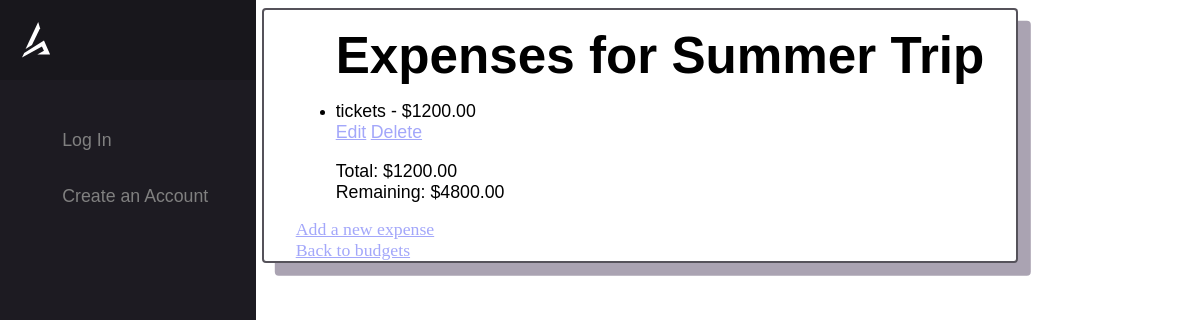
The page /expenses/1/ on the database its author committed.
### tracker/models.py (models this page shows, shortened)
class Budget(models.Model):
    user = models.ForeignKey(User, on_delete=models.CASCADE, null=True, blank=True)
    name = models.CharField(max_length=255)
    amount = models.DecimalField(max_digits=10, decimal_places=2)
    def total_expenses(self):
        return self.expense_set.aggregate(models.Sum('amount'))['amount__sum'] or 0

class Expense(models.Model):
    user = models.ForeignKey(User, on_delete=models.CASCADE, null=True, blank=True)
    name = models.CharField(max_length=255)
    amount = models.DecimalField(max_digits=10, decimal_places=2)
    budget = models.ForeignKey(Budget, on_delete=models.CASCADE)

### tracker/views.py (the view)
# urls.py: path('expenses/<int:budget_id>/', expenses, name='expenses'),
def expenses(request, budget_id):
    budget = Budget.objects.get(pk=budget_id)
    expenses = Expense.objects.filter(budget=budget)
    total_expenses = budget.total_expenses()
    remaining_budget = budget.amount - total_expenses
    return render(request, 'tracker/expenses.html', {
        'budget': budget,
        'expenses': expenses,
        'total_expenses': total_expenses,
        'remaining_budget': remaining_budget,
    })

### tracker/templates/tracker/expenses.html
{% extends 'base.html' %}
{% block content %}
    <ul><h2>Expenses for {{budget.name}}</h2></ul>
    {%if expenses %}
        <ul>
            {% for expense in expenses %}
                <li>
                    <p>{{ expense.name }} - ${{expense.amount}}</p>
                    <a href="{% url 'edit_expense' expense.id %}">Edit</a>
                    <a href="{% url 'delete_expense' budget.id expense.id %}">Delete</a>
                </li>
            {% endfor %}
            <br>
            <p>Total: ${{ total_expenses|floatformat:2 }}</p>
            <p>Remaining: ${{ remaining_budget|floatformat:2 }}</p>
        </ul>
    {% else %}
        <ul><p>No expenses for this budget yet.</p></ul>
        {% endif %}
    <a href="{% url 'add_expense' budget_id=budget.id %}">Add a new expense</a><br>
    <a href="{% url 'budget_list' %}">Back to budgets</a><br>
{% endblock %}

### tracker/templates/base.html (shortened to what this page needs)
{% load static %}
<!DOCTYPE html>
<html lang="en">
<head>
    <link rel="stylesheet" href="{% static 'tracker/style.css' %}">
</head>
{%include 'nav.html'%}
<div id="main" class="flexbox-col">
    <body>
        <div class="container">
            {% block content %}
            {% endblock %}
        </div>
    </body>
</div>
</html>

### tracker/templates/nav.html (shortened to what this page needs)
<nav id="navbar">
    <ul class="navbar-items flexbox-col">
      <li class="navbar-logo flexbox-left">
        <a class="navbar-item-inner flexbox">
        </a>
      </li>
      {% if user.is_authenticated %}
        <li class="navbar-item flexbox-left">
            <a class="navbar-item-inner flexbox-left"  href="{% url 'profile' %}">
            <div class="navbar-item-inner-icon-wrapper flexbox">
                <ion-icon name="stats-chart-outline"></ion-icon>
            </div>
            <span class="link-text">Dashboard</span>
            </a>
        </li>
        <li class="navbar-item flexbox-left" >
            <a class="navbar-item-inner flexbox-left" href="{% url 'bill_list' %}">
            <div class="navbar-item-inner-icon-wrapper flexbox">
                <ion-icon name="newspaper-outline"></ion-icon>
            </div>
            <span class="link-text">Bills</span>
            </a>
        </li>
        <li class="navbar-item flexbox-left">
            <a class="navbar-item-inner flexbox-left" href="{% url 'budget_list' %}">
            <div class="navbar-item-inner-icon-wrapper flexbox">
                <ion-icon name="pie-chart-outline"></ion-icon>
            </div>
            <span class="link-text">Budgets</span>
            </a>
        </li>
        <li class="navbar-item flexbox-left">
            <a class="navbar-item-inner flexbox-left" href="{% url 'log_out' %}">
                <div class="navbar-item-inner-icon-wrapper flexbox">
                    <ion-icon name="return-up-back-outline"></ion-icon>
                </div>
                <span class="link-text">Logout</span>
                </a>
        </li>
        <li class="navbar-item flexbox-left">
            <a class="navbar-item-inner flexbox-left"  href="{% url 'logged_expenses' %}">
            <div class="navbar-item-inner-icon-wrapper flexbox">
                <ion-icon name="wallet-outline"></ion-icon>
            </div>
            <span class="link-text">Track Spending</span>
            </a>
        </li>
        <li class="navbar-item flexbox-left">
            <a class="navbar-item-inner flexbox-left"  href="{% url 'monthly_summary' %}">
            <div class="navbar-item-inner-icon-wrapper flexbox">
                <ion-icon name="receipt-outline"></ion-icon>
            </div>
            <span class="link-text">Monthly Summary</span>
            </a>
        </li>
    {% else %}
        <li class="navbar-item flexbox-left">
            <a class="navbar-item-inner flexbox-left" href="{% url 'login' %}">
            </a>
        </li>
        <li class="navbar-item flexbox-left">
            <a class="navbar-item-inner flexbox-left" href="{% url 'register' %}">
            </a>
        </li>
    {% endif %}
    </ul>
  </nav>

### tracker/static/tracker/style.css (style rules this page uses)
:root { --primary: 237, 90%, 81%; --background: red; --background-secondary: 256, 12%, 12%; --background-secondary-dark: 256, 10%, 10%; --background-secondary-light: 257, 11%, 16%; --text-primary: 0, 0%, 0%; --black: 0, 0%, 0%; --white: 0, 0%, 100%; --quite-gray: 0, 0%, 50%; --grooble: 10, 28%, 93%; --heading-large: 5.6rem; --heading-medium: 3.6rem; --heading-small: 2.4rem; --paragraph: 1.11rem; --navbar-buttons: 2.4rem; --transition-main: .175, .685, .32; --font-main: "Open Sans"; --accent: #55525a; --accent-alpha: #8b8297bb; --text: #000; --text-secondary: #000000cc; --container: #fff; --section-color: #fff; }
*, *::before, *::after { box-sizing: inherit; }
html, body { margin: 0; width: 100%; color: hsl(var(--text-primary)); font-family: 'Barlow Condensed', sans-serif; background-color: hsl(var(--background)); -webkit-font-smoothing: antialiased; scroll-behavior: smooth; box-sizing: border-box; }
h1, h2, h3, h4, h5, h6 { margin: 0; }
h2 { font-size: var(--heading-medium); }
h1, h2 { font-weight: 900; }
p { margin: 0; font-size: var(--paragraph); background-color: hsl(var(--background)); }
a { color: hsla(var(--primary), 1); font-size: var(--paragraph); text-decoration: underline; }
ul, ol { margin: 1em 0; align-items: 'center'; font-family: 'Gill Sans', 'Gill Sans MT', Calibri, 'Trebuchet MS', sans-serif; background-color: hsl(var(--background)); }
.flexbox { display: flex; justify-content: center; align-items: center; }
.flexbox-left { display: flex; justify-content: flex-start; align-items: center; }
.flexbox-col { display: flex; justify-content: center; flex-direction: column; align-items: center; font-family: Impact, Haettenschweiler, 'Arial Narrow Bold', sans-serif; background-color: hsl(var(--background)); }
.container { position: relative; width: auto; height: auto; background-color: var(--container); border-radius: 4px; box-shadow: 0.8em 0.8em 0 0 var(--accent-alpha); border: 2px solid var(--accent); margin-top: 0.5em; padding: 0 2em; box-sizing: border-box; }
#navbar { top: 0; padding: 0; width: 5em; height: 100vh; position: fixed; background-color: hsl(var(--background-secondary)); transition: width .35s cubic-bezier(var(--transition-main), 1); overflow-y: auto; overflow-x: hidden; }
.navbar-items { margin: 0; padding: 0; list-style-type: none; }
.navbar-logo { margin: 0 0 2em 0; width: 100%; height: 5em; background: hsl(var(--background-secondary-dark)); }
.navbar-logo > .navbar-item-inner { width: calc(5rem - 8px); }
.navbar-logo > .navbar-item-inner > svg { height: 2em; fill: hsl(var(--white)); }
.navbar-item { padding: 0 .5em; width: 100%; cursor: pointer; }
.navbar-item-inner { padding: 1em 0; width: 100%; position: relative; color: hsl(var(--quite-gray)); border-radius: .25em; text-decoration: none; transition: all .2s cubic-bezier(var(--transition-main), 1); }
#main { margin: 0 0 0 5em; min-height: 10vh; font-family: 'Times New Roman', Times, serif; background-color: hsl(var(--background)); }
@media only screen and (max-width: 1660px) { :root { --heading-large: 5.4rem; --heading-medium: 3.4rem; --heading-small: 2.2rem; } }
@media only screen and (max-width: 1456px) { :root { --heading-large: 5.2rem; --heading-medium: 3.2rem; --heading-small: 2rem; } }

### rows shown on the page
Budget: name "Summer Trip"
Expense: name "tickets", amount "1200.00"

### other values the page prints
{{ total_expenses|floatformat:2 }} "1200.00"
{{ remaining_budget|floatformat:2 }} "4800.00"
